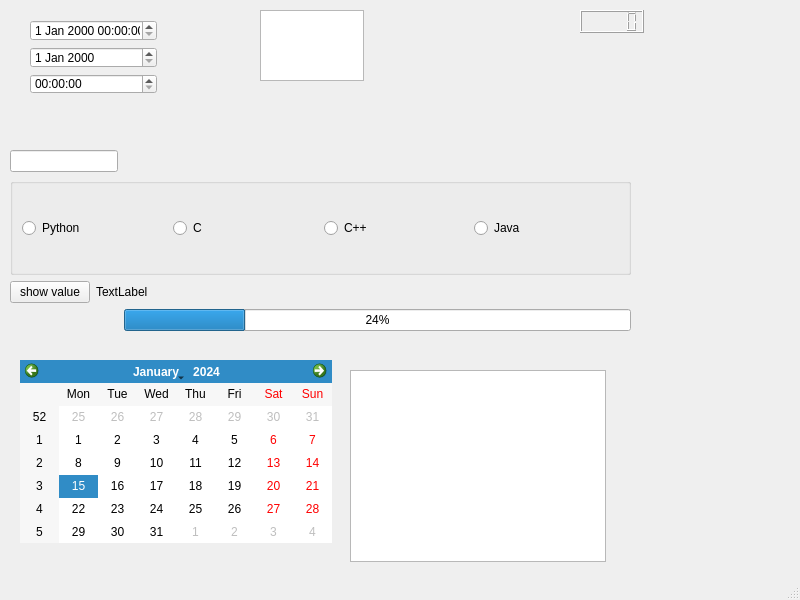
<?xml version="1.0" encoding="UTF-8"?>
<ui version="4.0">
 <class>MainWindow</class>
 <widget class="QMainWindow" name="MainWindow">
  <property name="geometry">
   <rect>
    <x>0</x>
    <y>0</y>
    <width>800</width>
    <height>600</height>
   </rect>
  </property>
  <property name="windowTitle">
   <string>MainWindow</string>
  </property>
  <widget class="QWidget" name="centralwidget">
   <widget class="QTextEdit" name="textEdit">
    <property name="geometry">
     <rect>
      <x>260</x>
      <y>10</y>
      <width>104</width>
      <height>71</height>
     </rect>
    </property>
   </widget>
   <widget class="QCalendarWidget" name="calendarWidget">
    <property name="geometry">
     <rect>
      <x>20</x>
      <y>360</y>
      <width>312</width>
      <height>183</height>
     </rect>
    </property>
   </widget>
   <widget class="QTextBrowser" name="textBrowser">
    <property name="geometry">
     <rect>
      <x>350</x>
      <y>370</y>
      <width>256</width>
      <height>192</height>
     </rect>
    </property>
   </widget>
   <widget class="QLCDNumber" name="lcdNumber">
    <property name="geometry">
     <rect>
      <x>580</x>
      <y>10</y>
      <width>64</width>
      <height>23</height>
     </rect>
    </property>
   </widget>
   <widget class="QWidget" name="">
    <property name="geometry">
     <rect>
      <x>10</x>
      <y>150</y>
      <width>621</width>
      <height>181</height>
     </rect>
    </property>
    <layout class="QGridLayout" name="gridLayout">
     <item row="0" column="0" colspan="2">
      <widget class="QLineEdit" name="lineEdit"/>
     </item>
     <item row="1" column="0" colspan="3">
      <widget class="QGroupBox" name="groupBox">
       <property name="title">
        <string/>
       </property>
       <layout class="QHBoxLayout" name="horizontalLayout">
        <item>
         <widget class="QRadioButton" name="radioButton_2">
          <property name="text">
           <string>Python</string>
          </property>
         </widget>
        </item>
        <item>
         <widget class="QRadioButton" name="radioButton_5">
          <property name="text">
           <string>C</string>
          </property>
         </widget>
        </item>
        <item>
         <widget class="QRadioButton" name="radioButton_3">
          <property name="text">
           <string>C++</string>
          </property>
         </widget>
        </item>
        <item>
         <widget class="QRadioButton" name="radioButton_4">
          <property name="text">
           <string>Java</string>
          </property>
         </widget>
        </item>
       </layout>
      </widget>
     </item>
     <item row="2" column="0">
      <widget class="QPushButton" name="pushButton_3">
       <property name="text">
        <string>show value</string>
       </property>
      </widget>
     </item>
     <item row="2" column="1" colspan="2">
      <widget class="QLabel" name="label">
       <property name="text">
        <string>TextLabel</string>
       </property>
      </widget>
     </item>
     <item row="3" column="2">
      <widget class="QProgressBar" name="progressBar">
       <property name="value">
        <number>24</number>
       </property>
      </widget>
     </item>
    </layout>
   </widget>
   <widget class="QWidget" name="">
    <property name="geometry">
     <rect>
      <x>30</x>
      <y>20</y>
      <width>127</width>
      <height>74</height>
     </rect>
    </property>
    <layout class="QVBoxLayout" name="verticalLayout">
     <item>
      <widget class="QDateTimeEdit" name="dateTimeEdit"/>
     </item>
     <item>
      <widget class="QDateEdit" name="dateEdit"/>
     </item>
     <item>
      <widget class="QTimeEdit" name="timeEdit"/>
     </item>
    </layout>
   </widget>
  </widget>
  <widget class="QMenuBar" name="menubar">
   <property name="geometry">
    <rect>
     <x>0</x>
     <y>0</y>
     <width>800</width>
     <height>21</height>
    </rect>
   </property>
  </widget>
  <widget class="QStatusBar" name="statusbar"/>
 </widget>
 <resources/>
 <connections/>
</ui>
